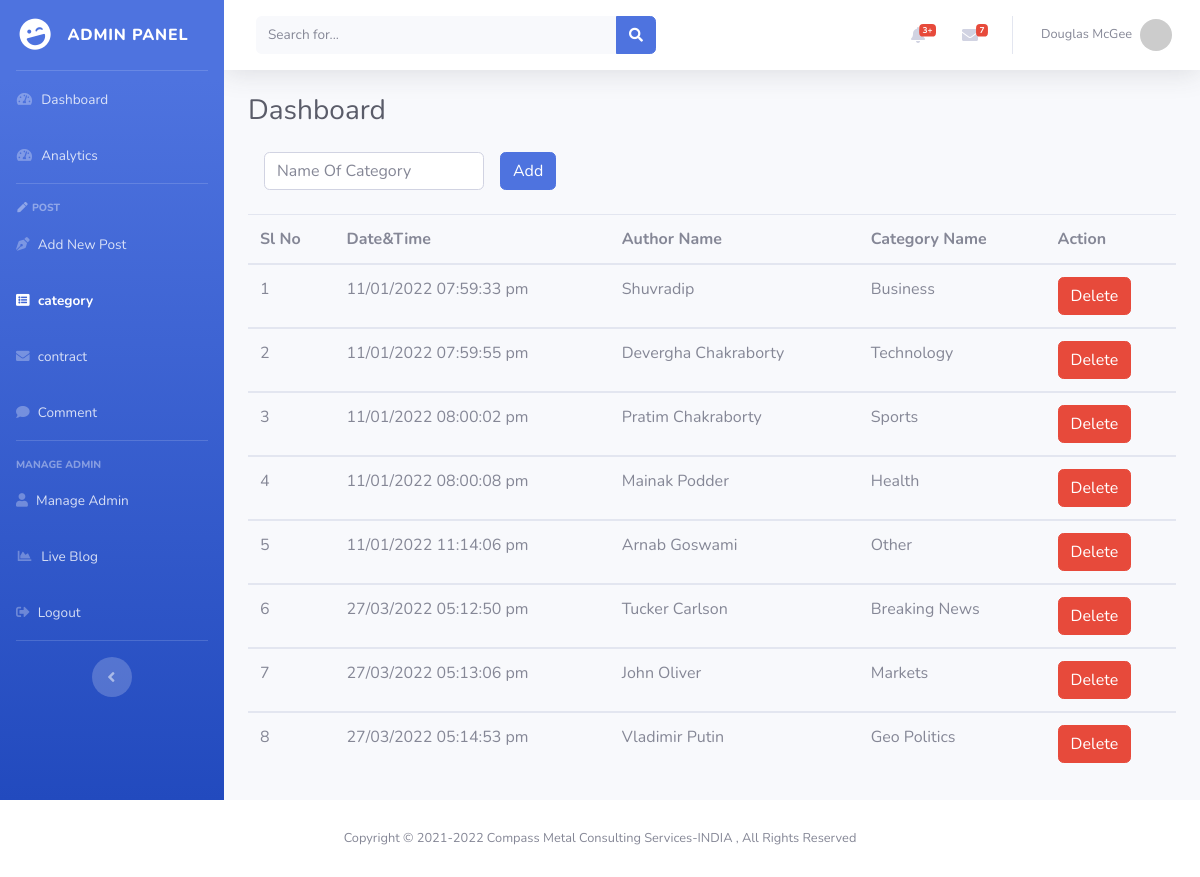
The app's page /admin/categories.php with its own data.
### tables this page shows
CREATE TABLE `categories` (
  `id` int(10) NOT NULL,
  `datetime` varchar(250) NOT NULL,
  `name` varchar(255) NOT NULL,
  `categoryname` varchar(255) NOT NULL
);

### admin/categories.php (the view, shortened to what this page needs)
<?php
require_once './partials/db.php';
require_once './partials/header.php';
?>
<body id="page-top">
    <div id="wrapper">
        <?php  require_once './partials/sidebar.php'; ?>
        <div id="content-wrapper" class="d-flex flex-column">
            <div id="content">
                <?php  require_once './partials/topbar.php'; ?>
                <div class="container-fluid">
                    <div class="d-sm-flex align-items-center justify-content-between mb-4">
                        <h1 class="h3 mb-0 text-gray-800">Dashboard</h1>
                    </div>
                    <form class="form-inline"
                        action="<?php echo $_SERVER['PHP_SELF'];?>"
                        method="POST">
                        <div class="form-group mx-sm-3 mb-2">
                            <input type="text" class="form-control" id="inputcat" name="categories"
                                placeholder="Name Of Category" autocomplete="off">
                        </div>
                        <button type="submit" name="submit" class="btn btn-primary mb-2">Add</button>
                    </form>
                    <?php  $sqlf = "SELECT * FROM categories";
                    $slno = 1;
            if ($res = mysqli_query($conn, $sqlf)) {
                if (mysqli_num_rows($res) > 0) {
                    echo "<table class=\"table\">";
                    echo "<thead>";
                    echo "<tr>";
                    echo "<th scope=\"col\">Sl No</th>";
                    echo "<th scope=\"col\">Date&Time</th>";
                    echo "<th scope=\"col\">Author Name</th>";
                    echo "<th scope=\"col\">Category Name</th>";
                    echo "<th scope=\"col\">Action</th>";
                    echo "</tr>";
                    echo "</thead>";
                    while ($row = mysqli_fetch_array($res)) {
                        $postid = $row['id'];
                        echo "<tbody>";
                        echo "<tr>";
                        echo "<td>".$slno."</td>";
                        echo "<td>".$row['datetime']."</td>";
                        echo "<td>".$row['name']."</td>";
                        echo "<td>".$row['categoryname']."</td>";
                        echo "<td>
                              <a href=\"deletecategory.php?cat=$postid\"
                                        class=\"btn btn-danger\">
                                        Delete
                                    </a>
                              </td>";
                        echo "</tr>";
                        echo "</tbody>";
                        $slno++;
                    }
                    echo "</table>";
                } else {
                    echo "<p class=\"ml-3 text-center\">No matching records are found.</p>";
                }
            } else {
                echo "ERROR: Could not able to execute $sqlf. "
                                        .mysqli_error($conn);
            }
?>
                </div>
            </div>
            <?php  require_once './partials/footer.php';

### records on screen
categories: datetime "11/01/2022 07:59:33 pm", name "Shuvradip", categoryname "Business"
categories: datetime "11/01/2022 07:59:55 pm", name "Devergha Chakraborty", categoryname "Technology"
categories: datetime "11/01/2022 08:00:02 pm", name "Pratim Chakraborty", categoryname "Sports"
categories: datetime "11/01/2022 08:00:08 pm", name "Mainak Podder", categoryname "Health"
categories: datetime "11/01/2022 11:14:06 pm", name "Arnab Goswami", categoryname "Other"
categories: datetime "27/03/2022 05:12:50 pm", name "Tucker Carlson", categoryname "Breaking News"
categories: datetime "27/03/2022 05:13:06 pm", name "John Oliver", categoryname "Markets"
categories: datetime "27/03/2022 05:14:53 pm", name "Vladimir Putin", categoryname "Geo Politics"
